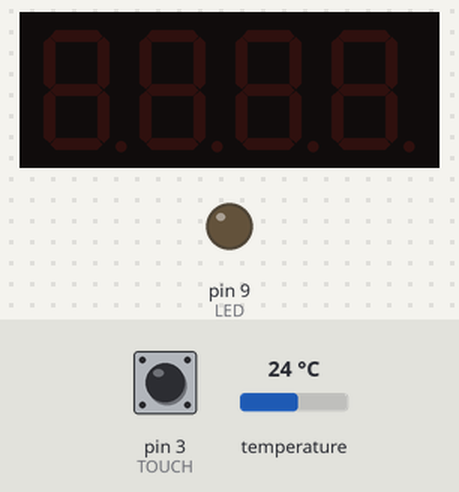
This sketch was run on a simulated Arduino Uno, built with avr-gcc and run on an emulated ATmega328P. On the bench: 4-digit seven-segment display, output pins drawn as LEDs (lit = HIGH). The test bench sets the inputs (shaded band); at power-on: pin 3 (TOUCH) LOW, temperature 24 °C.

Above: at 1.2 s.
1.3 s: pin 3 (TOUCH) pulled HIGH for 1 s
At 3.2 s:
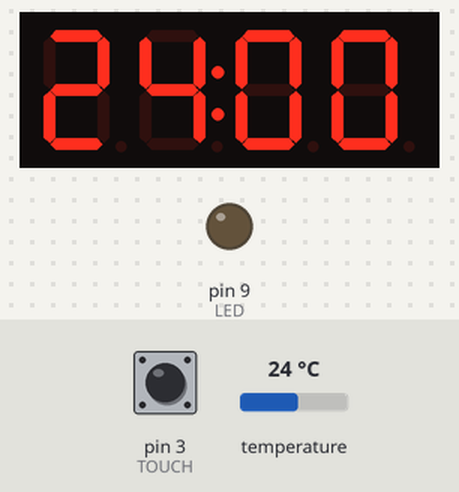
3.8 s: pin 3 (TOUCH) pulled HIGH for 0.15 s
At 5.2 s:
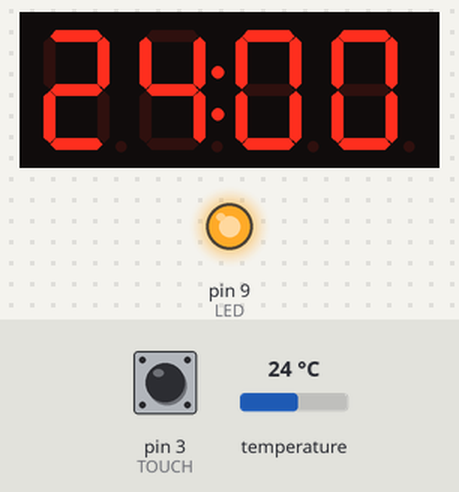
Timing chart, 0 to 6.8 s (numbered marks = the images above; inputs shaded):
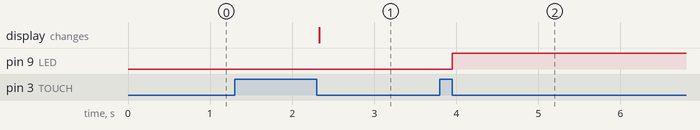

The sketch:

final.ino
```cpp
#include <TM1637Display.h>
#include "OneWire.h"
#include <TimerOne.h>

#define DIO 6
#define CLK 5
#define TOUCH 3
#define LED 9
OneWire ds(11);

TM1637Display FND(CLK,DIO);

volatile uint16_t touched = 0;
volatile uint16_t touchedTime = 0;
volatile long tPeriod = 10000; // 0.01초
volatile uint16_t check = 0;
volatile uint16_t mill = 0;
int ledState = LOW;

byte ds_addr[8]; // DS18B20 ID
uint8_t found; // set if DS18B20 is found
uint8_t scratchpad[10]; // read buffer for scratchpad
int16_t raw; // raw data
float celcius;

void setup() {
  Serial.begin(115200);
  pinMode(LED, OUTPUT);

  Timer1.initialize(tPeriod);
  Timer1.attachInterrupt(TIMER_FUN);

  attachInterrupt(digitalPinToInterrupt(TOUCH), ISR_FUN, CHANGE);

  FND.setBrightness(1);
  found = ds.search(ds_addr); // 디바이스 찾기
}

void TIMER_FUN(){
  if(touched == 1)  { // touch 하는 경우
    mill += 1;
  }
}

void ISR_FUN(){
  touched ^= 1; // touch할 때마다 값 변경

  if(touched == 0)  { // touch 전->후 사이의 시간을 측정하기 위함
    touchedTime = mill; // 전->후 사이 시간 저장
    mill = 0;
    check = 1;
  }
}

void loop() {
  if((check == 1) && (touchedTime < 100)) { // touch 전->후 사이의 시간이 0.01초 미만이면
    ledState ^= 1;
    digitalWrite(LED,ledState); // led 상태를 바꿈

    touchedTime = 0;
    check = 0;
  }

  else if((check == 1) && (touchedTime >= 100)) { // touch 전->후 사이의 시간이 0.01초 이상이면
    if (found) { // 디바이스가 있다면
      ds.reset();
      ds.select(ds_addr);
      ds.write(0x44, 1);
      ds.reset();
      ds.select(ds_addr);
      ds.write(0xBE);
      ds.read_bytes(scratchpad, 9);
      raw = ((int16_t)scratchpad[1] << 8) + (int16_t)scratchpad[0];
      celcius = (float)raw/16.0; // 온도

      FND.showNumberDecEx(celcius*100, 0x40, true); // 온도를 FND에 출력하기 위해서 celcius*100
    }
    check = 0;
    touchedTime = 0;
  }
}
```

Measured:
- after the input at 1.3 s, the display: changes after 1.0 s (image 1)
- after the input at 3.8 s, pin 9 (LED): LOW → HIGH after 0.15 s
